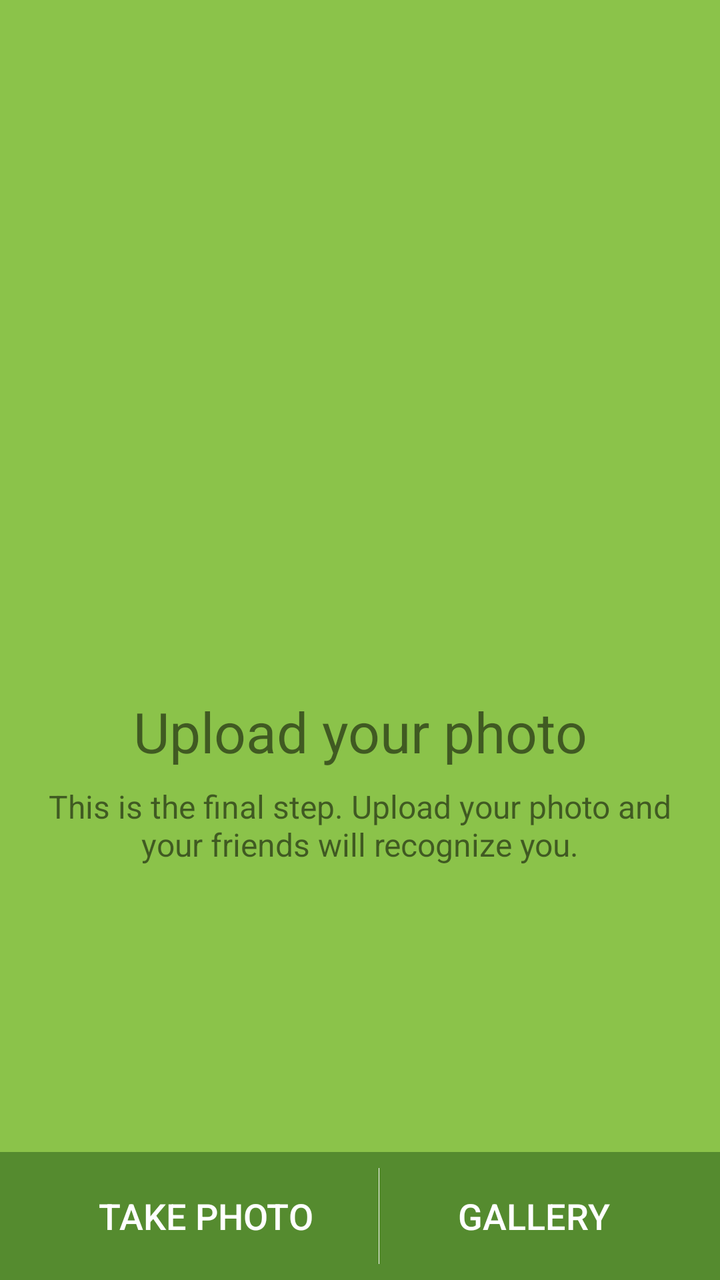
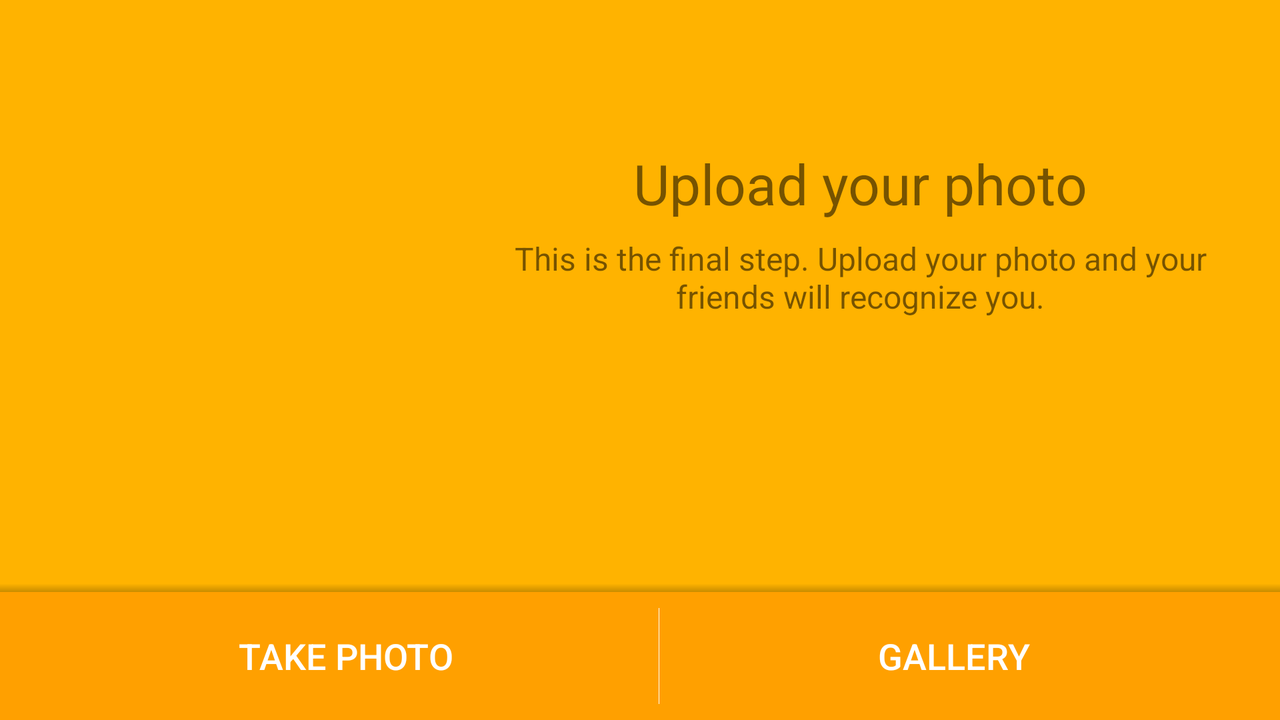

An Android layout and its configuration variant, each rendered on a device that would load it. The default file and the variant file are quoted in full after the pictures.
<!-- AndroidManifest.xml: application theme AppTheme -->
<!-- res/layout/fm_register_avatar.xml -->
<?xml version="1.0" encoding="utf-8"?>
<RelativeLayout xmlns:android="http://schemas.android.com/apk/res/android"
    xmlns:app="http://schemas.android.com/apk/res-auto"
    android:id="@+id/root_view_info_avatar"
    android:layout_width="match_parent"
    android:layout_height="match_parent"
    android:background="@color/colorPrimary">

    <RelativeLayout
        android:id="@+id/wrapper_photo_pic"
        android:layout_width="match_parent"
        android:layout_height="wrap_content"
        android:layout_above="@+id/wrapper_buttons"
        android:layout_alignParentTop="true"
        android:gravity="center">

        <RelativeLayout
            android:id="@+id/rl_iv_photo_wrapper"
            android:layout_width="204dp"
            android:layout_height="204dp"
            android:layout_centerHorizontal="true">

            <ImageView
                android:id="@+id/iv_photo"
                android:layout_width="200dp"
                android:layout_height="200dp"
                android:layout_centerInParent="true"
                app:srcCompat="@drawable/ic_add_a_photo_white_24dp" />
        </RelativeLayout>

        <TextView
            android:id="@+id/tv_text_title"
            android:layout_width="match_parent"
            android:layout_height="wrap_content"
            android:layout_below="@+id/rl_iv_photo_wrapper"
            android:layout_marginLeft="16dp"
            android:layout_marginRight="16dp"
            android:gravity="center_horizontal"
            android:text="Upload your photo"
            android:textColor="@color/colorTextSecondary"
            android:textSize="28sp" />

        <TextView
            android:id="@+id/tv_text_text"
            android:layout_width="match_parent"
            android:layout_height="wrap_content"
            android:layout_below="@+id/tv_text_title"
            android:layout_marginLeft="16dp"
            android:layout_marginRight="16dp"
            android:layout_marginTop="8dp"
            android:gravity="center_horizontal"
            android:text="This is the final step. Upload your photo and your friends will recognize you."
            android:textColor="@color/colorTextSecondary"
            android:textSize="16sp" />
    </RelativeLayout>

    <View
        android:layout_width="match_parent"
        android:layout_height="4dp"
        android:layout_alignTop="@+id/wrapper_buttons"
        android:background="@drawable/shadow" />

    <LinearLayout
        android:id="@+id/wrapper_buttons"
        android:layout_width="match_parent"
        android:layout_height="wrap_content"
        android:layout_alignParentBottom="true"
        android:background="@color/colorPrimaryDark"
        android:orientation="horizontal"
        android:paddingBottom="8dp"
        android:paddingLeft="16dp"
        android:paddingRight="16dp"
        android:paddingTop="8dp"
        android:weightSum="2">

        <Button
            android:layout_width="wrap_content"
            android:layout_height="wrap_content"
            android:layout_weight="1"
            android:background="@android:color/transparent"
            android:text="Take photo"
            android:textColor="@color/white"
            android:textSize="18sp" />

        <View
            android:layout_width="1px"
            android:layout_height="match_parent"
            android:background="@color/white" />

        <Button
            android:id="@+id/btn_gallery"
            android:layout_width="wrap_content"
            android:layout_height="wrap_content"
            android:layout_weight="1"
            android:background="@android:color/transparent"
            android:text="Gallery"
            android:textColor="@color/white"
            android:textSize="18sp" />
    </LinearLayout>
</RelativeLayout>
<!-- resources referenced by this layout -->
<resources>
  <color name="colorPrimary">#8BC34A</color>
  <color name="colorPrimaryDark">#558B2F</color>
  <color name="colorTextSecondary">#89000000</color>
  <color name="white">#ffffff</color>
  <!-- drawable shadow (drawable) -->
  <?xml version="1.0" encoding="utf-8"?>
  <shape xmlns:android="http://schemas.android.com/apk/res/android">
      <gradient
          android:angle="270"
          android:endColor="@color/cardview_shadow_end_color"
          android:startColor="@color/cardview_shadow_start_color" />
  </shape>
  <style name="AppTheme" parent="Theme.AppCompat.Light.NoActionBar">
          
          <item name="colorPrimary">@color/colorPrimary</item>
          <item name="colorPrimaryDark">@color/colorPrimaryDark</item>
          <item name="colorAccent">@color/colorAccent</item>
  
          <item name="drawerArrowStyle">@style/MaterialDrawer.DrawerArrowStyle</item>
          <item name="colorControlNormal">@color/white</item>
  
          <item name="android:popupMenuStyle">@style/AppTheme.PopupMenu</item>
  
          
  
          <item name="android:navigationBarColor">@color/colorPrimaryDark</item>
          <item name="android:windowDrawsSystemBarBackgrounds">true</item>
      </style>
  <color name="colorAccent">#FF9800</color>
  <style name="AppTheme.PopupMenu" parent="ThemeOverlay.AppCompat.Light">
          <item name="android:popupBackground">@android:color/white</item>
          <item name="android:colorBackground">@android:color/white</item>
      </style>
</resources>
<!-- res/layout-land/fm_register_avatar.xml (the repository's variant of the layout above) -->
<!-- drawn on the phone turned sideways -->
<?xml version="1.0" encoding="utf-8"?>
<RelativeLayout xmlns:android="http://schemas.android.com/apk/res/android"
    xmlns:app="http://schemas.android.com/apk/res-auto"
    android:id="@+id/root_view_info_avatar"
    android:layout_width="match_parent"
    android:layout_height="match_parent"
    android:background="@color/fm_register_avatar_bg">

    <RelativeLayout
        android:id="@+id/wrapper_photo_pic"
        android:layout_width="match_parent"
        android:layout_height="wrap_content"
        android:layout_above="@+id/wrapper_buttons"
        android:layout_alignParentTop="true">

        <RelativeLayout
            android:id="@+id/rl_iv_photo_wrapper"
            android:layout_width="204dp"
            android:layout_height="204dp"
            android:layout_centerVertical="true"
            android:layout_marginLeft="16dp"
            android:layout_marginStart="16dp">

            <ImageView
                android:id="@+id/iv_photo"
                android:layout_width="200dp"
                android:layout_height="200dp"
                android:layout_centerInParent="true"
                app:srcCompat="@drawable/ic_add_a_photo_white_24dp" />
        </RelativeLayout>

        <RelativeLayout
            android:layout_width="wrap_content"
            android:layout_height="wrap_content"
            android:layout_centerVertical="true"
            android:layout_marginLeft="16dp"
            android:layout_marginRight="16dp"
            android:layout_toEndOf="@+id/rl_iv_photo_wrapper"
            android:layout_toRightOf="@+id/rl_iv_photo_wrapper">

            <TextView
                android:id="@+id/tv_text_title"
                android:layout_width="match_parent"
                android:layout_height="wrap_content"
                android:gravity="center_horizontal"
                android:text="@string/register_avatar_title"
                android:textColor="@color/colorTextSecondary"
                android:textSize="28sp" />

            <TextView
                android:id="@+id/tv_text_text"
                android:layout_width="match_parent"
                android:layout_height="wrap_content"
                android:layout_below="@+id/tv_text_title"
                android:layout_marginTop="8dp"
                android:gravity="center_horizontal"
                android:text="@string/register_avatar_text"
                android:textColor="@color/colorTextSecondary"
                android:textSize="16sp" />

            <Button
                android:id="@+id/btn_register"
                android:layout_width="wrap_content"
                android:layout_height="wrap_content"
                android:layout_below="@+id/tv_text_text"
                android:layout_centerHorizontal="true"
                android:layout_marginTop="16dp"
                android:background="@drawable/btn_cornered_accent_dark_24dp"
                android:paddingLeft="8dp"
                android:paddingRight="8dp"
                android:text="Register"
                android:textColor="@color/white"
                android:textSize="18sp"
                android:visibility="invisible" />
        </RelativeLayout>
    </RelativeLayout>

    <LinearLayout
        android:id="@+id/wrapper_buttons"
        android:layout_width="match_parent"
        android:layout_height="wrap_content"
        android:layout_alignParentBottom="true"
        android:background="@color/fm_register_avatar_btns_bg"
        android:orientation="horizontal"
        android:paddingBottom="8dp"
        android:paddingLeft="16dp"
        android:paddingRight="16dp"
        android:paddingTop="8dp"
        android:weightSum="2">

        <Button
            android:layout_width="wrap_content"
            android:layout_height="wrap_content"
            android:layout_weight="1"
            android:background="@android:color/transparent"
            android:text="Take photo"
            android:textColor="@color/white"
            android:textSize="18sp" />

        <View
            android:layout_width="1px"
            android:layout_height="match_parent"
            android:background="@color/white" />

        <Button
            android:id="@+id/btn_gallery"
            android:layout_width="wrap_content"
            android:layout_height="wrap_content"
            android:layout_weight="1"
            android:background="@android:color/transparent"
            android:text="Gallery"
            android:textColor="@color/white"
            android:textSize="18sp" />
    </LinearLayout>

    <View
        android:layout_width="match_parent"
        android:layout_height="4dp"
        android:layout_above="@+id/wrapper_buttons"
        android:background="@drawable/shadow_top" />
</RelativeLayout>
<!-- resources referenced by the variant -->
<!-- as the phone turned sideways resolves them -->
<resources>
  <color name="colorTextSecondary">#89000000</color>
  <color name="fm_register_avatar_bg">#FFB300</color>
  <color name="fm_register_avatar_btns_bg">#FFA000</color>
  <color name="white">#ffffff</color>
  <!-- drawable btn_cornered_accent_dark_24dp (drawable) -->
  <?xml version="1.0" encoding="utf-8"?>
  <selector xmlns:android="http://schemas.android.com/apk/res/android">
      <item android:drawable="@drawable/rectangle_cornered_accent_24dp" android:state_pressed="true" />
      <item android:drawable="@drawable/rectangle_cornered_accent_dark_24dp" />
  </selector>
  <!-- drawable shadow_top (drawable) -->
  <?xml version="1.0" encoding="utf-8"?>
  <shape xmlns:android="http://schemas.android.com/apk/res/android">
      <gradient
          android:angle="90"
          android:endColor="@color/cardview_shadow_end_color"
          android:startColor="@color/cardview_shadow_start_color" />
  </shape>
  <string name="register_avatar_text">This is the final step. Upload your photo and your friends will recognize you.</string>
  <string name="register_avatar_title">Upload your photo</string>
  <style name="AppTheme" parent="Theme.AppCompat.Light.NoActionBar">
          
          <item name="colorPrimary">@color/colorPrimary</item>
          <item name="colorPrimaryDark">@color/colorPrimaryDark</item>
          <item name="colorAccent">@color/colorAccent</item>
  
          <item name="drawerArrowStyle">@style/MaterialDrawer.DrawerArrowStyle</item>
          <item name="colorControlNormal">@color/white</item>
  
          <item name="android:popupMenuStyle">@style/AppTheme.PopupMenu</item>
  
          
  
          <item name="android:navigationBarColor">@color/colorPrimaryDark</item>
          <item name="android:windowDrawsSystemBarBackgrounds">true</item>
      </style>
  <!-- drawable rectangle_cornered_accent_24dp (drawable) -->
  <?xml version="1.0" encoding="utf-8"?>
  <shape xmlns:android="http://schemas.android.com/apk/res/android"
      android:shape="rectangle">
  
      <corners android:radius="24dp" />
  
      <solid android:color="@color/colorAccent" />
  </shape>
  <!-- drawable rectangle_cornered_accent_dark_24dp (drawable) -->
  <?xml version="1.0" encoding="utf-8"?>
  <shape xmlns:android="http://schemas.android.com/apk/res/android"
      android:shape="rectangle">
  
      <corners android:radius="24dp" />
  
      <solid android:color="@color/colorAccentDark" />
  </shape>
  <color name="colorPrimary">#8BC34A</color>
  <color name="colorPrimaryDark">#558B2F</color>
  <color name="colorAccent">#FF9800</color>
  <style name="AppTheme.PopupMenu" parent="ThemeOverlay.AppCompat.Light">
          <item name="android:popupBackground">@android:color/white</item>
          <item name="android:colorBackground">@android:color/white</item>
      </style>
  <color name="colorAccentDark">#F57C00</color>
</resources>
